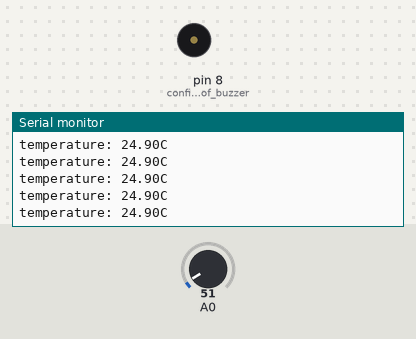
Recording of a sketch running on a simulated Arduino Uno, built with avr-gcc and run on an emulated ATmega328P. Parts: buzzer (waves = sounding), the last lines printed to the serial monitor. The inputs (shaded band) are chosen by the test bench; at power-on: A0 = 51.

Above: at 1.2 s.
1.3 s: A0 set to 58
At 2.33 s:
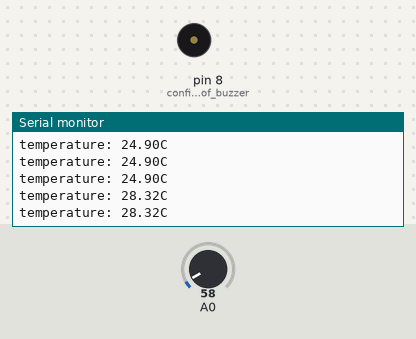
2.8 s: A0 set to 30
At 2.87 s:
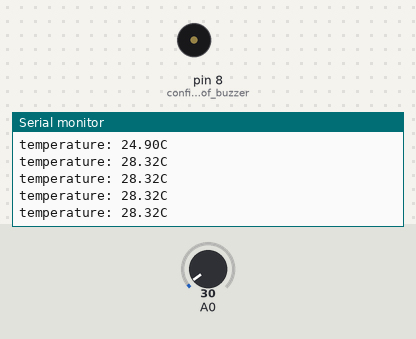
5.8 s: A0 set to 22
At 6.8 s:
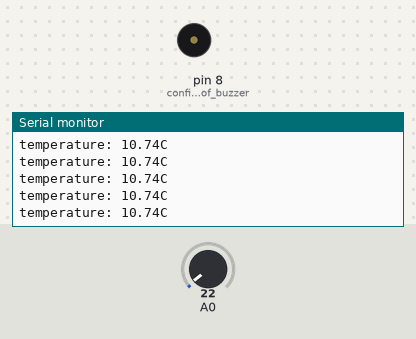
7.3 s: A0 set to 18
At 7.8 s:
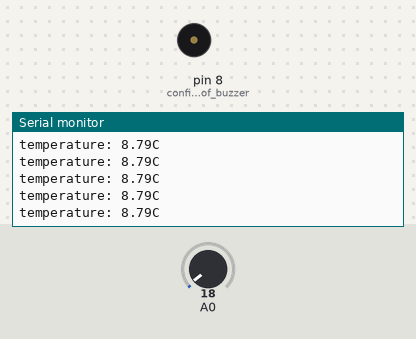
Timing chart, 0 to 10.3 s (numbered marks = the images above; inputs shaded):
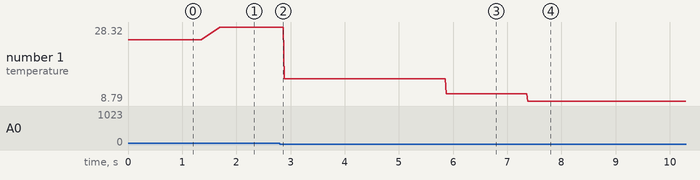

Measured:
- after the input at 1.3 s, the serial monitor: prints a new line after 0.40 s (image 1)
- after the input at 2.8 s, tone on pin 8 (configure_pin_of_buzzer): stays silent (without the input it goes to 1365 Hz after 2.7 s)
- after the input at 5.8 s, the serial monitor: prints a new line after 0.08 s (image 3)
- after the input at 7.3 s, the serial monitor: prints a new line after 0.08 s (image 4)
- plotted number 1: 24.9 → 28.32 after the input at 1.3 s, 28.32 → 14.65 after the input at 2.8 s, 14.65 → 10.74 after the input at 5.8 s, 10.74 → 8.79 after the input at 7.3 s

The sketch:

Project7_Temperature_Alarm.ino
```cpp
//Project 7 Temperature Alarm
float sinVal;
int toneVal;
unsigned long tepTimer ;

void setup() {
  // put your setup code here, to run once:
  pinMode(8, OUTPUT); // configure pin of buzzer
  Serial.begin(9600); // configure baud rate to 9600 bps
}

void loop() {
  // put your main code here, to run repeatedly:
  int val; //save the value of LM35
  double data; // save the converted value of temperature
  val=analogRead(0); //Connect LM35 to analog pin and read value from it
  data = (double) val * (5/10.24); //Convert the voltage value to temperature value
  if(data>27){
    //If temperature is higher than 27, the buzzer starts to make sound.
    for(int x=0; x<180; x++){
      //Convert sin function to radian
      sinVal = (sin(x*(3.1412/180)));
      //Use sin function to generate frequency of sound
      toneVal = 1000+(int(sinVal*500));
      //Configure the buzzer pin 8
      tone(8, toneVal);
      delay(2);
      }
  } else {
      // If the temperature is lower than 27, turn off the buzzer
      noTone(8); // Turn off the buzzer
    }

  if(millis() - tepTimer > 50) // Every 500 ms, serial port outputs temperature value.
    tepTimer = millis();
    Serial.print("temperature: "); // Serial port outputs temperature
    Serial.print(data); // Serial port outputs temperature value
    Serial.println("C"); // Serial port output temperature unit
}
```
